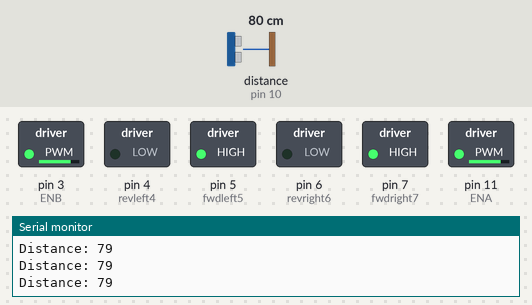
A sketch run on a simulated Arduino Uno, built with avr-gcc and run on an emulated ATmega328P. Shown: switched loads named in the sketch (green lamp = pin HIGH), the last lines printed to the serial monitor. Wiring (inferred from the names in the program): ultrasonic range finder: trigger pin 9; echo pin 10. The test bench sets the inputs (shaded band); at power-on: distance to the obstacle (sensor on pin 10) 80 cm. The echo pulse lasts 58.3 µs per cm; pins used as bus, display or sensor lines are not drawn.

Above: at 1.2 s.
1.3 s: distance to the obstacle (sensor on pin 10) set to 24 cm
2.8 s: distance to the obstacle (sensor on pin 10) set to 19 cm
At 5.6 s:
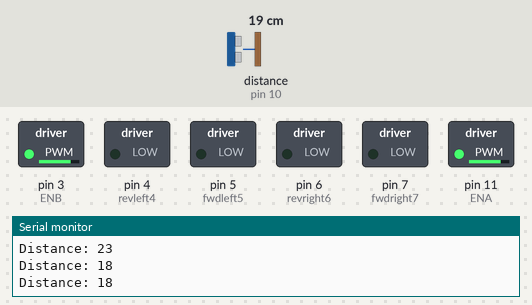
7.4 s: distance to the obstacle (sensor on pin 10) set to 5 cm
At 8.1 s:
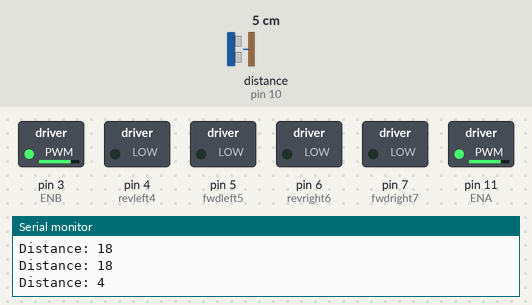
9.7 s: distance to the obstacle (sensor on pin 10) set to 8 cm
At 10.7 s:
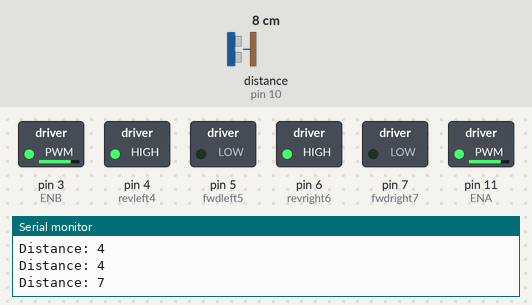
Timing chart, 0 to 13.7 s (numbered marks = the images above; inputs shaded):
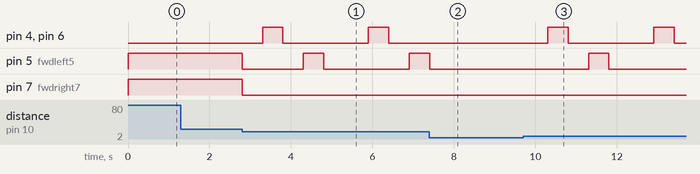

The sketch:

Obstacle_avoiding_robot.ino
```cpp
/*
 * Obstacle Avoiding Robot Using Ultrasonic Sensor and Arduino UNO
 * Optimized Code to Ensure Proper Forward Movement After Turning
 */

// Ultrasonic Sensor Pins
int trigPin = 9;     // Trig pin of HC-SR04
int echoPin = 10;    // Echo pin of HC-SR04

// Motor Driver Pins
int ENA = 11;        // Speed control for the right motor
int ENB = 3;         // Speed control for the left motor
int revleft4 = 4;    // Reverse motion of the left motor
int fwdleft5 = 5;    // Forward motion of the left motor
int revright6 = 6;   // Reverse motion of the right motor
int fwdright7 = 7;   // Forward motion of the right motor

// Variables
long duration, distance;

void setup() {
  Serial.begin(9600);            // Initialize serial communication

  // Motor pins
  pinMode(ENA, OUTPUT);          // Enable pin for the right motor
  pinMode(ENB, OUTPUT);          // Enable pin for the left motor
  pinMode(revleft4, OUTPUT);
  pinMode(fwdleft5, OUTPUT);
  pinMode(revright6, OUTPUT);
  pinMode(fwdright7, OUTPUT);

  // Ultrasonic sensor pins
  pinMode(trigPin, OUTPUT);      // Trig pin as output
  pinMode(echoPin, INPUT);       // Echo pin as input

  // Set initial motor speed
  analogWrite(ENA, 200);         // Set right motor speed (range: 0-255)
  analogWrite(ENB, 200);         // Set left motor speed (range: 0-255)
}

void loop() {
  // Trigger ultrasonic sensor
  digitalWrite(trigPin, LOW);
  delayMicroseconds(2);
  digitalWrite(trigPin, HIGH);
  delayMicroseconds(10);
  digitalWrite(trigPin, LOW);

  // Calculate distance
  duration = pulseIn(echoPin, HIGH);
  distance = duration / 58.2;   // Convert to distance in cm

  Serial.print("Distance: ");
  Serial.println(distance);     // Print distance for debugging

  // Robot movement based on distance
  if (distance > 20) {
    // Move forward
    digitalWrite(fwdright7, HIGH);
    digitalWrite(revright6, LOW);
    digitalWrite(fwdleft5, HIGH);
    digitalWrite(revleft4, LOW);
  }
  else if (distance <= 20 && distance > 5) {
    // Stop and avoid obstacle
    stopMotors();
    delay(500);

    // Move backward
    digitalWrite(fwdright7, LOW);
    digitalWrite(revright6, HIGH);
    digitalWrite(fwdleft5, LOW);
    digitalWrite(revleft4, HIGH);
    delay(500);

    // Stop again
    stopMotors();
    delay(500);

    // Turn right
    digitalWrite(fwdright7, LOW);
    digitalWrite(revright6, LOW);
    digitalWrite(fwdleft5, HIGH);
    digitalWrite(revleft4, LOW);
    delay(500);

    // Stop after turning
    stopMotors();
    delay(500);
  }
  else {
    // If obstacle is very close (< 5 cm), stop completely
    stopMotors();
    delay(500);
  }

  delay(100);  // Small delay for stability
}

// Function to stop all motors
void stopMotors() {
  digitalWrite(fwdright7, LOW);
  digitalWrite(revright6, LOW);
  digitalWrite(fwdleft5, LOW);
  digitalWrite(revleft4, LOW);
}
```

Measured:
- the behaviour switches between 22 and 21 cm on distance to the obstacle (sensor on pin 10) (found by bisection; images 0 and 1)
- the behaviour switches between 6 and 7 cm on distance to the obstacle (sensor on pin 10) (found by bisection; images 2 and 3)
- after the input at 2.8 s, pin 4 (revleft4), pin 6 (revright6): alternates HIGH for 0.50 s and LOW for 2.1 s, starting after 0.50 s; pin 5 (fwdleft5): HIGH → LOW at once, → HIGH 1.5 s later, → LOW 0.50 s later, → HIGH 2.1 s later; pin 7 (fwdright7): HIGH → LOW at once
- after the input at 7.4 s, pin 4 (revleft4), pin 6 (revright6): stays LOW (without the input it goes to HIGH after 1.1 s)
- after the input at 9.7 s, pin 4 (revleft4), pin 6 (revright6): alternates HIGH for 0.50 s and LOW for 2.1 s, starting after 0.61 s; pin 5 (fwdleft5): LOW → HIGH after 1.6 s, → LOW 0.50 s later
